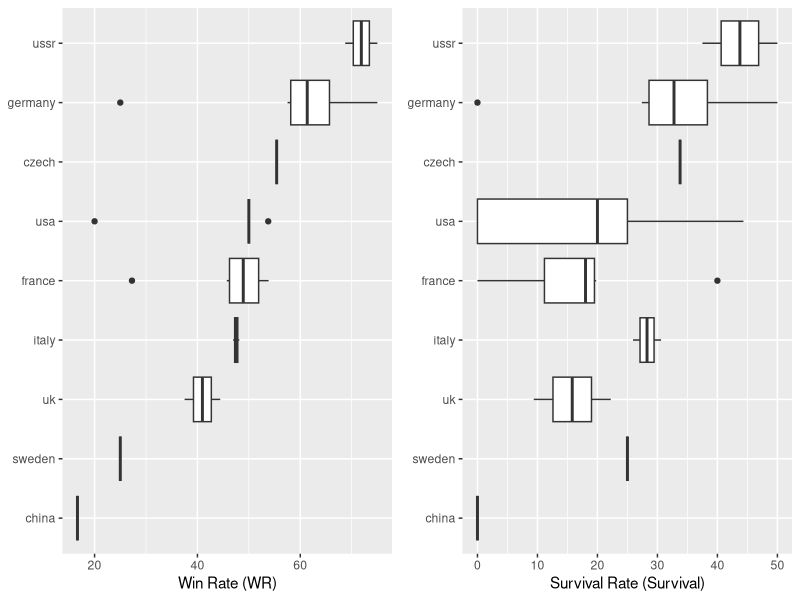

Reproduce this figure in R.
library(tidyverse)
library(gridExtra)
rm(list=ls(all=TRUE))
cat("\014")

WOT <- read.csv("WOT.csv")
WOT$`Win Rate` <- as.numeric(parse_number(WOT$WR))
p <- ggplot(data = WOT[WOT$Battles>3,],
            mapping = aes(x = reorder(Nation, `Win Rate`, median,na.rm=TRUE), y = `Win Rate`))
p1 <- p + geom_boxplot() + labs(x=NULL,y="Win Rate (WR)") +
  coord_flip()



WOT$Survival <- as.numeric(parse_number(WOT$Survival))
p <- ggplot(data = WOT[WOT$Battles>3,],
            mapping = aes(x = reorder(Nation, `Win Rate`, median,na.rm=TRUE), y = Survival))
p2 <- p + geom_boxplot() + labs(x=NULL,y="Survival Rate (Survival)") +
  coord_flip()
grid.arrange(p1,p2,nrow=1)
